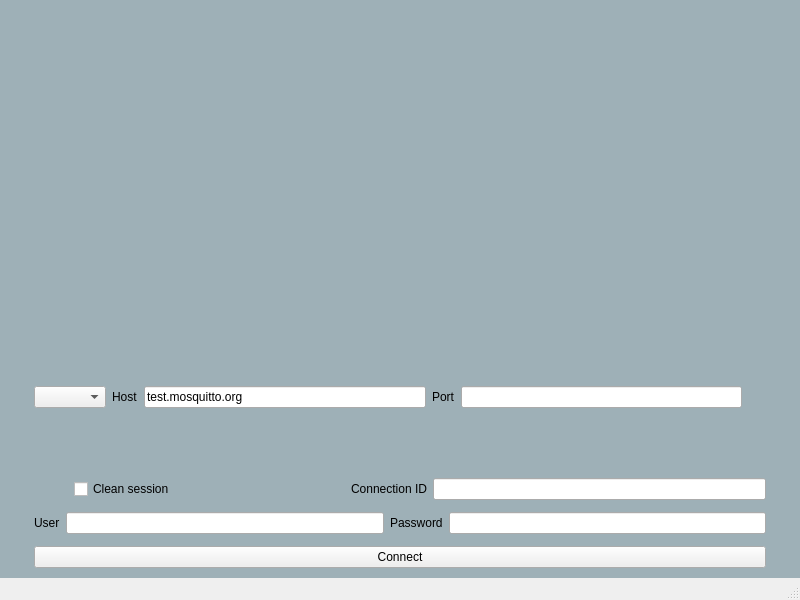
<?xml version="1.0" encoding="UTF-8"?>

<!---
File:        dashboard.ui                                
Case:        VUT, FIT, ICP, project                                      
Author:      Vladislav Sokolovskii, xsokol15@stud.fit.vutbr.cz        
Date:        summer semester 2021
Brief:       Design of the login window.      
-->

<ui version="4.0">
 <class>Login</class>
 <widget class="QMainWindow" name="Login">
  <property name="geometry">
   <rect>
    <x>0</x>
    <y>0</y>
    <width>800</width>
    <height>600</height>
   </rect>
  </property>
  <property name="windowTitle">
   <string>MainWindow</string>
  </property>
  <property name="styleSheet">
   <string notr="true">#centralwidget {background: rgba(32, 80, 96, 100); }</string>
  </property>
  <widget class="QWidget" name="centralwidget">
   <layout class="QVBoxLayout" name="verticalLayout">
    <item>
     <spacer name="verticalSpacer_2">
      <property name="orientation">
       <enum>Qt::Vertical</enum>
      </property>
      <property name="sizeType">
       <enum>QSizePolicy::Fixed</enum>
      </property>
      <property name="sizeHint" stdset="0">
       <size>
        <width>20</width>
        <height>10</height>
       </size>
      </property>
     </spacer>
    </item>
    <item>
     <layout class="QHBoxLayout" name="horizontalLayout">
      <property name="leftMargin">
       <number>0</number>
      </property>
      <property name="topMargin">
       <number>0</number>
      </property>
      <item>
       <widget class="QLabel" name="logo">
        <property name="sizePolicy">
         <sizepolicy hsizetype="Fixed" vsizetype="Fixed">
          <horstretch>0</horstretch>
          <verstretch>0</verstretch>
         </sizepolicy>
        </property>
        <property name="minimumSize">
         <size>
          <width>600</width>
          <height>150</height>
         </size>
        </property>
        <property name="styleSheet">
         <string notr="true">border-image: url(:/images/mqtt-logo.png);
</string>
        </property>
        <property name="text">
         <string/>
        </property>
       </widget>
      </item>
     </layout>
    </item>
    <item>
     <spacer name="verticalSpacer_3">
      <property name="orientation">
       <enum>Qt::Vertical</enum>
      </property>
      <property name="sizeType">
       <enum>QSizePolicy::Fixed</enum>
      </property>
      <property name="sizeHint" stdset="0">
       <size>
        <width>20</width>
        <height>40</height>
       </size>
      </property>
     </spacer>
    </item>
    <item>
     <widget class="QLabel" name="loading">
      <property name="minimumSize">
       <size>
        <width>100</width>
        <height>100</height>
       </size>
      </property>
      <property name="text">
       <string/>
      </property>
      <property name="alignment">
       <set>Qt::AlignCenter</set>
      </property>
     </widget>
    </item>
    <item>
     <layout class="QHBoxLayout" name="horizontalLayout_2">
      <property name="topMargin">
       <number>0</number>
      </property>
      <item>
       <widget class="QWidget" name="loginForm" native="true">
        <property name="sizePolicy">
         <sizepolicy hsizetype="Fixed" vsizetype="Fixed">
          <horstretch>0</horstretch>
          <verstretch>0</verstretch>
         </sizepolicy>
        </property>
        <property name="minimumSize">
         <size>
          <width>750</width>
          <height>200</height>
         </size>
        </property>
        <layout class="QVBoxLayout" name="verticalLayout_2">
         <property name="topMargin">
          <number>1</number>
         </property>
         <property name="bottomMargin">
          <number>1</number>
         </property>
         <item>
          <layout class="QHBoxLayout" name="horizontalLayout_3">
           <item>
            <widget class="QComboBox" name="protocol"/>
           </item>
           <item>
            <widget class="QLabel" name="label">
             <property name="text">
              <string>Host</string>
             </property>
            </widget>
           </item>
           <item>
            <widget class="QLineEdit" name="host">
             <property name="text">
              <string>test.mosquitto.org</string>
             </property>
            </widget>
           </item>
           <item>
            <widget class="QLabel" name="label_2">
             <property name="text">
              <string>Port</string>
             </property>
            </widget>
           </item>
           <item>
            <widget class="QLineEdit" name="port"/>
           </item>
           <item>
            <widget class="QWidget" name="horizontalWidget_4" native="true">
             <property name="sizePolicy">
              <sizepolicy hsizetype="Fixed" vsizetype="Fixed">
               <horstretch>0</horstretch>
               <verstretch>0</verstretch>
              </sizepolicy>
             </property>
             <property name="minimumSize">
              <size>
               <width>1</width>
               <height>150</height>
              </size>
             </property>
             <layout class="QHBoxLayout" name="horizontalLayout_5"/>
            </widget>
           </item>
          </layout>
         </item>
         <item>
          <layout class="QHBoxLayout" name="horizontalLayout_6">
           <property name="leftMargin">
            <number>0</number>
           </property>
           <property name="topMargin">
            <number>0</number>
           </property>
           <item>
            <spacer name="horizontalSpacer_2">
             <property name="orientation">
              <enum>Qt::Horizontal</enum>
             </property>
             <property name="sizeType">
              <enum>QSizePolicy::Fixed</enum>
             </property>
             <property name="sizeHint" stdset="0">
              <size>
               <width>40</width>
               <height>20</height>
              </size>
             </property>
            </spacer>
           </item>
           <item>
            <widget class="QCheckBox" name="clean_session">
             <property name="text">
              <string>Clean session</string>
             </property>
            </widget>
           </item>
           <item>
            <layout class="QHBoxLayout" name="horizontalLayout_8">
             <property name="leftMargin">
              <number>0</number>
             </property>
             <item>
              <spacer name="horizontalSpacer">
               <property name="orientation">
                <enum>Qt::Horizontal</enum>
               </property>
               <property name="sizeType">
                <enum>QSizePolicy::Preferred</enum>
               </property>
               <property name="sizeHint" stdset="0">
                <size>
                 <width>170</width>
                 <height>20</height>
                </size>
               </property>
              </spacer>
             </item>
             <item>
              <widget class="QLabel" name="label_5">
               <property name="text">
                <string>Connection ID</string>
               </property>
              </widget>
             </item>
             <item>
              <widget class="QLineEdit" name="connection_id"/>
             </item>
            </layout>
           </item>
          </layout>
         </item>
         <item>
          <spacer name="verticalSpacer_5">
           <property name="orientation">
            <enum>Qt::Vertical</enum>
           </property>
           <property name="sizeHint" stdset="0">
            <size>
             <width>20</width>
             <height>40</height>
            </size>
           </property>
          </spacer>
         </item>
         <item>
          <layout class="QHBoxLayout" name="horizontalLayout_7">
           <item>
            <widget class="QLabel" name="label_3">
             <property name="text">
              <string>User</string>
             </property>
            </widget>
           </item>
           <item>
            <widget class="QLineEdit" name="user"/>
           </item>
           <item>
            <widget class="QLabel" name="label_4">
             <property name="text">
              <string>Password</string>
             </property>
            </widget>
           </item>
           <item>
            <widget class="QLineEdit" name="password">
             <property name="echoMode">
              <enum>QLineEdit::Password</enum>
             </property>
            </widget>
           </item>
          </layout>
         </item>
         <item>
          <spacer name="verticalSpacer_4">
           <property name="orientation">
            <enum>Qt::Vertical</enum>
           </property>
           <property name="sizeHint" stdset="0">
            <size>
             <width>20</width>
             <height>40</height>
            </size>
           </property>
          </spacer>
         </item>
         <item>
          <widget class="QPushButton" name="connect">
           <property name="text">
            <string>Connect</string>
           </property>
          </widget>
         </item>
        </layout>
       </widget>
      </item>
     </layout>
    </item>
    <item>
     <spacer name="verticalSpacer">
      <property name="orientation">
       <enum>Qt::Vertical</enum>
      </property>
      <property name="sizeHint" stdset="0">
       <size>
        <width>20</width>
        <height>40</height>
       </size>
      </property>
     </spacer>
    </item>
   </layout>
  </widget>
  <widget class="QMenuBar" name="menubar">
   <property name="geometry">
    <rect>
     <x>0</x>
     <y>0</y>
     <width>800</width>
     <height>24</height>
    </rect>
   </property>
  </widget>
  <widget class="QStatusBar" name="statusbar"/>
 </widget>
 <resources/>
 <connections/>
</ui>
